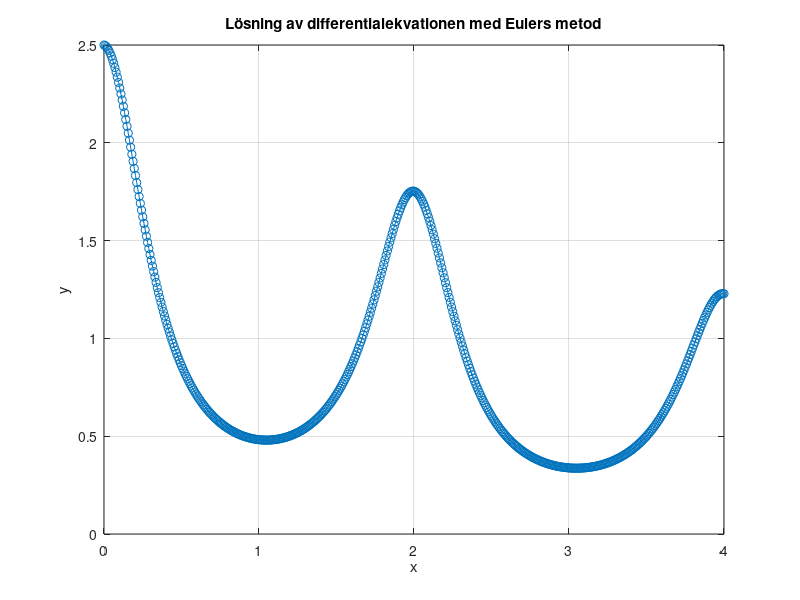

MATLAB code to generate this figure:
% Startvärden
y0 = 2.5;
x0 = 0;
xf = 4;
h = 0.0078125;

% för 0,5 ges Värdet av y(4) är: 0.026945
% för 0,25 ges Värdet av y(4) är: 0.202440
% för 0,125 ges Värdet av y(4) är: 0.601054
% för 0,0625 ges Värdet av y(4) är: 0.894788
% för 0,03125 ges Värdet av y(4) är: 1.074996
% för 0.015625 ges Värdet av y(4) är: 1.175363
% för 0,0078125 ges Värdet av y(4) är: 1.175363
% för 0.0078125 ges Värdet av y(4) är: 1.228425

% Antal steg
n = (xf - x0)/h;

% Initialisera värden
x = x0;
y = y0;

% Arrayer för att spara resultat för plotting
x_values = x;
y_values = y;

% Funktionen som definierar differentialekvationen
dy = @(x, y) -(1/6 + (pi*sin(pi*x))/(1.6 - cos(pi*x))) * y;

% Eulers metod
for i = 1:n
    y = y + h * dy(x, y);
    x = x + h;
    
    % Spara resultatet för varje steg
    x_values = [x_values, x];
    y_values = [y_values, y];
end

% Skriv ut värdet av y(4)
fprintf('Värdet av y(4) är: %f\n', y);

% Plotta resultatet
plot(x_values, y_values, '-o');
title('Lösning av differentialekvationen med Eulers metod');
xlabel('x');
ylabel('y');
grid on;
